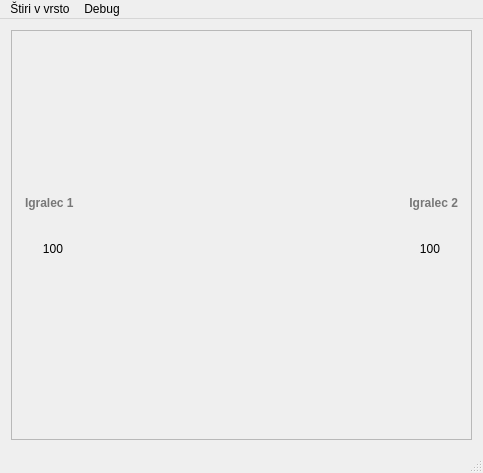
<?xml version="1.0" encoding="UTF-8"?>
<ui version="4.0">
 <class>glavnookno</class>
 <widget class="QMainWindow" name="glavnookno">
  <property name="geometry">
   <rect>
    <x>0</x>
    <y>0</y>
    <width>483</width>
    <height>473</height>
   </rect>
  </property>
  <property name="acceptDrops">
   <bool>false</bool>
  </property>
  <property name="windowTitle">
   <string>Štiri v vrsto</string>
  </property>
  <property name="styleSheet">
   <string notr="true"/>
  </property>
  <property name="documentMode">
   <bool>false</bool>
  </property>
  <widget class="QWidget" name="centralWidget">
   <property name="autoFillBackground">
    <bool>false</bool>
   </property>
   <property name="styleSheet">
    <string notr="true">border-image: url(:/img/Ozadje2.png) 0 0 0 0 stretch;</string>
   </property>
   <layout class="QHBoxLayout" name="horizontalLayout_5">
    <item>
     <widget class="QFrame" name="frame">
      <property name="styleSheet">
       <string notr="true">border-image:none;</string>
      </property>
      <property name="frameShape">
       <enum>QFrame::StyledPanel</enum>
      </property>
      <property name="frameShadow">
       <enum>QFrame::Raised</enum>
      </property>
      <layout class="QVBoxLayout" name="verticalLayout_3">
       <item>
        <layout class="QHBoxLayout" name="horizontalLayout_3">
         <item>
          <layout class="QVBoxLayout" name="verticalLayout">
           <item>
            <widget class="QLineEdit" name="txtIgralec1">
             <property name="minimumSize">
              <size>
               <width>125</width>
               <height>22</height>
              </size>
             </property>
             <property name="maximumSize">
              <size>
               <width>125</width>
               <height>22</height>
              </size>
             </property>
             <property name="font">
              <font>
               <weight>75</weight>
               <bold>true</bold>
              </font>
             </property>
             <property name="styleSheet">
              <string notr="true">background-color: rgba(255, 255, 255, 0);</string>
             </property>
             <property name="inputMask">
              <string/>
             </property>
             <property name="text">
              <string/>
             </property>
             <property name="frame">
              <bool>false</bool>
             </property>
             <property name="readOnly">
              <bool>false</bool>
             </property>
             <property name="placeholderText">
              <string>Igralec 1</string>
             </property>
            </widget>
           </item>
           <item>
            <layout class="QHBoxLayout" name="horizontalLayout">
             <item>
              <widget class="QLabel" name="lblScore1">
               <property name="minimumSize">
                <size>
                 <width>58</width>
                 <height>58</height>
                </size>
               </property>
               <property name="maximumSize">
                <size>
                 <width>58</width>
                 <height>58</height>
                </size>
               </property>
               <property name="styleSheet">
                <string notr="true">font: 75 16pt &quot;Noto Sans&quot;;</string>
               </property>
               <property name="text">
                <string>100</string>
               </property>
               <property name="alignment">
                <set>Qt::AlignCenter</set>
               </property>
              </widget>
             </item>
             <item>
              <widget class="QFrame" name="frame_2">
               <property name="minimumSize">
                <size>
                 <width>58</width>
                 <height>58</height>
                </size>
               </property>
               <property name="maximumSize">
                <size>
                 <width>58</width>
                 <height>58</height>
                </size>
               </property>
               <property name="styleSheet">
                <string notr="true">border-image: url(:/img/zeton1.png);</string>
               </property>
               <property name="frameShape">
                <enum>QFrame::NoFrame</enum>
               </property>
               <property name="frameShadow">
                <enum>QFrame::Plain</enum>
               </property>
              </widget>
             </item>
            </layout>
           </item>
          </layout>
         </item>
         <item>
          <spacer name="horizontalSpacer">
           <property name="orientation">
            <enum>Qt::Horizontal</enum>
           </property>
           <property name="sizeHint" stdset="0">
            <size>
             <width>40</width>
             <height>20</height>
            </size>
           </property>
          </spacer>
         </item>
         <item>
          <layout class="QVBoxLayout" name="verticalLayout_2">
           <item>
            <widget class="QLineEdit" name="txtIgralec2">
             <property name="minimumSize">
              <size>
               <width>125</width>
               <height>22</height>
              </size>
             </property>
             <property name="maximumSize">
              <size>
               <width>125</width>
               <height>22</height>
              </size>
             </property>
             <property name="font">
              <font>
               <weight>75</weight>
               <bold>true</bold>
              </font>
             </property>
             <property name="styleSheet">
              <string notr="true">background-color: rgba(255, 255, 255, 0);</string>
             </property>
             <property name="frame">
              <bool>false</bool>
             </property>
             <property name="alignment">
              <set>Qt::AlignRight|Qt::AlignTrailing|Qt::AlignVCenter</set>
             </property>
             <property name="placeholderText">
              <string>Igralec 2</string>
             </property>
            </widget>
           </item>
           <item>
            <layout class="QHBoxLayout" name="horizontalLayout_2">
             <item>
              <widget class="QFrame" name="frame_3">
               <property name="minimumSize">
                <size>
                 <width>58</width>
                 <height>58</height>
                </size>
               </property>
               <property name="maximumSize">
                <size>
                 <width>58</width>
                 <height>58</height>
                </size>
               </property>
               <property name="styleSheet">
                <string notr="true">border-image: url(:/img/zeton2.png);</string>
               </property>
               <property name="frameShape">
                <enum>QFrame::NoFrame</enum>
               </property>
               <property name="frameShadow">
                <enum>QFrame::Plain</enum>
               </property>
              </widget>
             </item>
             <item>
              <widget class="QLabel" name="lblScore2">
               <property name="minimumSize">
                <size>
                 <width>58</width>
                 <height>58</height>
                </size>
               </property>
               <property name="maximumSize">
                <size>
                 <width>58</width>
                 <height>58</height>
                </size>
               </property>
               <property name="styleSheet">
                <string notr="true">font: 75 16pt &quot;Noto Sans&quot;;</string>
               </property>
               <property name="text">
                <string>100</string>
               </property>
               <property name="alignment">
                <set>Qt::AlignCenter</set>
               </property>
              </widget>
             </item>
            </layout>
           </item>
          </layout>
         </item>
        </layout>
       </item>
       <item>
        <layout class="QGridLayout" name="igralnaP"/>
       </item>
      </layout>
     </widget>
    </item>
   </layout>
  </widget>
  <widget class="QMenuBar" name="menuBar">
   <property name="geometry">
    <rect>
     <x>0</x>
     <y>0</y>
     <width>483</width>
     <height>23</height>
    </rect>
   </property>
   <widget class="QMenu" name="menu_tiri_v_vrsto">
    <property name="title">
     <string>Štiri v vrsto</string>
    </property>
    <addaction name="actionZacni_igro"/>
    <addaction name="actionZapri"/>
   </widget>
   <widget class="QMenu" name="menuDebug">
    <property name="title">
     <string>Debug</string>
    </property>
    <addaction name="actionZmagovalec1"/>
    <addaction name="actionZmagovalec2"/>
    <addaction name="actionNedolo_eno"/>
   </widget>
   <addaction name="menu_tiri_v_vrsto"/>
   <addaction name="menuDebug"/>
  </widget>
  <widget class="QStatusBar" name="statusBar">
   <property name="statusTip">
    <string>Na vrsti je:</string>
   </property>
   <property name="sizeGripEnabled">
    <bool>true</bool>
   </property>
  </widget>
  <action name="actionZapri">
   <property name="text">
    <string>Zapri</string>
   </property>
   <property name="shortcut">
    <string>Ctrl+Q</string>
   </property>
  </action>
  <action name="actionZacni_igro">
   <property name="text">
    <string>Nova igra</string>
   </property>
   <property name="shortcut">
    <string>Ctrl+N</string>
   </property>
  </action>
  <action name="actionZmagovalec1">
   <property name="text">
    <string>Zmagovalec1</string>
   </property>
  </action>
  <action name="actionZmagovalec2">
   <property name="text">
    <string>Zmagovalec2</string>
   </property>
  </action>
  <action name="actionNedolo_eno">
   <property name="text">
    <string>Nedoločeno</string>
   </property>
  </action>
 </widget>
 <layoutdefault spacing="6" margin="11"/>
 <resources/>
 <connections>
  <connection>
   <sender>actionZapri</sender>
   <signal>triggered()</signal>
   <receiver>glavnookno</receiver>
   <slot>close()</slot>
   <hints>
    <hint type="sourcelabel">
     <x>-1</x>
     <y>-1</y>
    </hint>
    <hint type="destinationlabel">
     <x>227</x>
     <y>172</y>
    </hint>
   </hints>
  </connection>
 </connections>
</ui>
